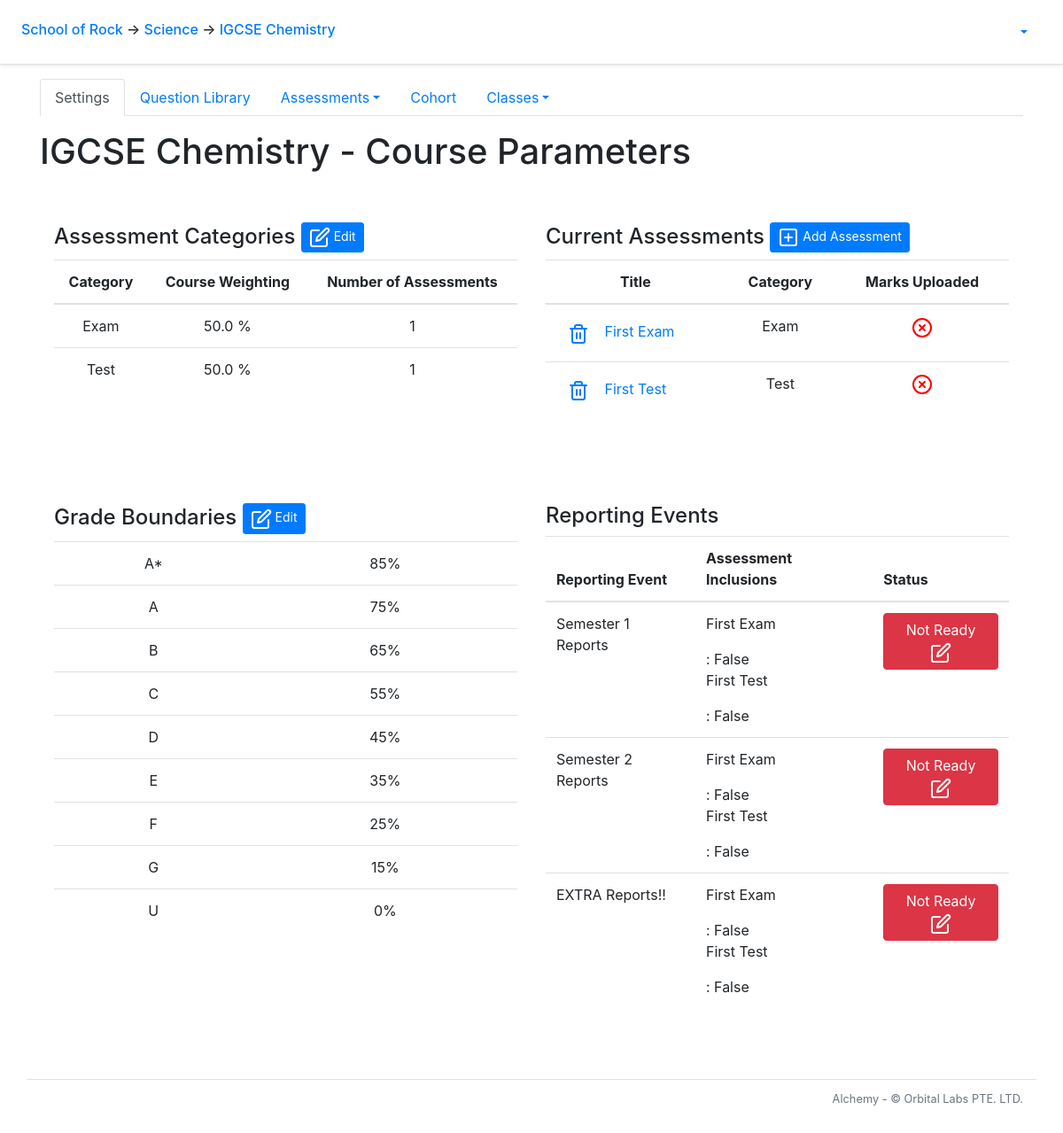
Screenshot of /course/2/ with the database file from the repository.
### alchemy/models.py (models this page shows, shortened)
class School(db.Model):
    __tablename__ = 'school'
    id = db.Column(db.Integer, primary_key=True)
    name = db.Column(db.String(50))
    departments = db.relationship('Department', backref='school')
    snapshots = db.relationship('Snapshot', backref='school')

class Department(db.Model):
    __tablename__ = 'department'
    id = db.Column(db.Integer, primary_key=True)
    name = db.Column(db.String(50))
    school_id = db.Column(db.Integer, db.ForeignKey('school.id'))
    courses = db.relationship('Course', backref='department')

class Course(db.Model):
    __tablename__ = 'course'
    id = db.Column(db.Integer, primary_key=True)
    name = db.Column(db.String(20), nullable=False)
    department_id = db.Column(db.Integer, db.ForeignKey('department.id'))
    questions = db.relationship('Question', backref = 'q_course')
    tags = db.relationship('Tag', backref='tag_course')
    clazzes = db.relationship('Clazz', backref='course')
    papers = db.relationship('Paper', backref='course')
    grade_levels = db.relationship('GradeLevel', backref='grade_levels')
    assessment_categories = db.relationship('AssessmentCategory', backref='assessment_categories')
    checkpoints = db.relationship('Checkpoint', backref='course')
    def order_grade_levels(self):
        self.grade_levels.sort(key=lambda x: x.lower_bound,  reverse = True)

class AssessmentCategory(db.Model):
    __tablename__ = 'assessment_category'
    id = db.Column(db.Integer, primary_key=True)
    name = db.Column(db.String())
    weight = db.Column(db.Float)
    course_id = db.Column(db.Integer, db.ForeignKey('course.id'), nullable=False)
    papers = db.relationship('Paper', back_populates='category')

class Paper(db.Model):
    __tablename__ = 'paper'
    id = db.Column(db.Integer, primary_key=True)
    title = db.Column(db.String(50), nullable=False)
    scores = db.relationship('Score', backref='paper')
    paper_questions = db.relationship('PaperQuestion',
            order_by='PaperQuestion.order_number',
            collection_class=ordering_list('order_number', count_from=1))
    course_id = db.Column(db.Integer, db.ForeignKey('course.id'))
    category_id = db.Column(db.Integer, db.ForeignKey('assessment_category.id'), nullable=False)
    category = db.relationship('AssessmentCategory', back_populates='papers')
    checkpoints = db.relationship('Checkpoint', secondary=checkpoints_papers, back_populates='papers')
    @sqlalchemy.orm.reconstructor
    def __paper_construct__(self):
        self.build_profile()
    def build_profile(self):
        self.profile = paper_profile.PaperProfile()
        self.profile.total_questions = len(self.paper_questions)
        tag_list = []
        if self.profile.total_mc_questions > 0:
            self.profile.has_mc_questions = True
        if self.profile.total_points != 0:
            self.profile.mcq_points_norm_ratio = round(self.profile.total_mc_points/self.profile.total_points*100, 1)
            self.profile.oaq_points_norm_ratio = round(self.profile.total_oa_points/self.profile.total_points*100, 1)
        for tag in tag_list:
            new_tag_profile = paper_profile.build_tag_profile(self, tag)
            new_tag_profile.calculate_q_percentage(self.profile)
            new_tag_profile.calculate_p_percentage(self.profile)
            self.profile.tag_profile_list.append(new_tag_profile)
    def check_clazz_scores(self, clazz):
        clazz_id = clazz.id
        scores = Score.query.filter_by(paper_id = self.id).all()
        clazz_scores = []
        for score in scores:
            student_id = score.student_id
            student = Student.query.get_or_404(student_id)
            if clazz in student.clazzes:
                clazz_scores.append(score)
        for score in clazz_scores:
            if score == None:
                return False
            else:
                return True
    def has_all_scores(self):
        has_all_scores = True
        for clazz in self.course.clazzes:
            if not self.check_clazz_scores(clazz):
                has_all_scores = False
        return has_all_scores

class GradeLevel(db.Model):
    __tablename__ = 'grade_level'
    id = db.Column(db.Integer, primary_key=True)
    grade = db.Column(db.String())
    lower_bound = db.Column(db.Integer)
    upper_bound = db.Column(db.Integer)
    course_id = db.Column(db.Integer, db.ForeignKey('course.id'), nullable=False)

class Checkpoint(db.Model):
    __tablename__ = 'checkpoint'
    id = db.Column(db.Integer, primary_key=True)
    course_id = db.Column(db.Integer, db.ForeignKey('course.id'))
    snapshot_id = db.Column(db.Integer, db.ForeignKey('snapshot.id'))
    papers = db.relationship('Paper', secondary=checkpoints_papers, back_populates='checkpoints')
    def is_ready(self):
        is_ready = True
        for paper in self.papers:
            if not paper.has_all_scores():
                is_ready = False
        return is_ready

class Snapshot(db.Model):
    __tablename__ = 'snapshot'
    id = db.Column(db.Integer, primary_key=True)
    name = db.Column(db.String(50), nullable=False)
    checkpoints = db.relationship('Checkpoint', backref='snapshot')
    school_id = db.Column(db.Integer, db.ForeignKey('school.id'))
    is_published = db.Column(db.Boolean)
    db.session.commit()

### alchemy/views/course.py (the view)
@bp_course.route('/')
@auth_manager.require_group
def index():
    g.course.order_grade_levels()
    return flask.render_template('course/index.html')

### alchemy/auth_manager.py (called while the page is built)
def auth_enabled():
    return False

def require_group(func):
    @functools.wraps(func)
    def deco(*args, **kwargs):
        if not auth_enabled():
            g.current_user = None
        elif flask_jwt_extended.verify_jwt_in_request(optional=True):
            g.current_user = flask_jwt_extended.get_current_user()
        else:
            flask.abort(401)
        return func(*args, **kwargs)
    return deco

### alchemy/views/clazz.py (called while the page is built)
@bp_clazz.url_defaults
def url_defaults(endpoint, values):
    if 'clazz_id' not in values:
        values['clazz_id'] = g.clazz.id

### alchemy/views/course.py (called while the page is built)
@bp_course.url_value_preprocessor
def url_value_preprocessor(endpoint, values):
    g.course = models.Course.query.get_or_404(values.pop('course_id'))
    g.department = models.Department.query.get_or_404(g.course.department_id)
    g.school = models.School.query.get_or_404(g.department.school_id)

@bp_course.url_defaults
def url_defaults(endpoint, values):
    if 'course_id' not in values:
        values['course_id'] = g.course.id

@bp_course.before_request
def before_request():
    if 'html_title' not in g:
        g.html_title = f'Course - {g.course.name}'

### alchemy/views/department.py (called while the page is built)
@bp_department.url_defaults
def bp_department_url_defaults(endpoint, values):
    if 'department_id' not in values:
        values['department_id'] = g.department.id

### alchemy/views/paper.py (called while the page is built)
@bp_paper.url_defaults
def url_defaults(endpoint, values):
    if 'paper_id' not in values:
        values['paper_id'] = g.paper.id if 'paper' in g else 0

### alchemy/views/school.py (called while the page is built)
@bp_school.url_defaults
def bp_school_url_defaults(endpoint, values):
    if 'school_id' not in values:
        values['school_id'] = g.school.id

### alchemy/templates/course/index.html (shortened to what this page needs)
{% extends "course/course_layout.html" %}
{% block course_main_content %}
<main role="main">
  <h1 class="my-3">{{ g.course.name }} - Course Parameters</h1>
  {% import "course/assessment_categories_form_macro.html" as categories_form %}
  <br>
  <div class="profile">
    <div class='left-col'>
      <h4>Assessment Categories <button type="button" class="btn btn-primary btn-sm" data-toggle="modal" data-target="#categories_modal">
        <span data-feather="edit"></span>
        <a>Edit</a></button></h4>
      <table class="table table-hover text-center">
        <thead>
          <th>Category</th>
          <th>Course Weighting</th>
          <th>Number of Assessments</th>
        </thead>
        {% for category in g.course.assessment_categories %}
          <tr>
            <td>{{ category.name }}</td>
            <td>{{ category.weight }} %</td>
            <td>{{ category.papers | length }}</td>
          </tr>
        {% endfor %}
      </table>
    </div>
    <div class="right-col">
      <h4>Current Assessments <button class="btn btn-primary btn-sm" data-toggle="modal" data-target="#paper_create_modal">
        <span data-feather="plus-square"></span>
        <a>Add Assessment</a></button>
      </h4>
      <table class="table table-hover text-center">
        <thead>
          <th>Title</th>
          <th>Category</th>
          <th>Marks Uploaded</th>
        </thead>
        {% for paper in g.course.papers %}
        <tr>
          <td>
            <div align="left">
              <a class="btn btn-link {{ 'disabled' if paper.scores }}" aria-label="Delete paper" href="{{ url_for('course.paper.remove', paper_id=paper.id) }}">
                <span data-feather="trash-2"></span>
              </a>
              <a href="{{ url_for('course.paper.index', paper_id=paper.id) }}">{{ paper.title }}</a>
            </div>
          </td>
          <td>{{ paper.category.name }}</td>
          {% if paper.has_all_scores() %}
            <td><i class="icon_green" data-feather="check-circle"></i></td>
          {% else %}
            <td><i class="icon_red" data-feather="x-circle"></i></td>
          {% endif %}
        </tr>
        {% endfor %}
      </table>
    </div>
  </div>
  <br>
  {% import "course/grade_levels_form_macro.html" as grades_form %}
  <br>
  <div class="profile">
    <div class="left_col">
      <h4>Grade Boundaries <button type="button" class="btn btn-primary btn-sm" data-toggle="modal" data-target="#grade_level_modal">
        <span data-feather="edit"></span>
        Edit
      </h4>
      <table class="table table-hover text-center">
        {% for grade in g.course.grade_levels %}
          <tr>
            <td>{{ grade.grade }}</td>
            <td>{{ grade.lower_bound }}%</td>
          </tr>
        {% endfor %}
      </table>
    </div>
    <div class="right-col">
      <h4>Reporting Events</h4>
      <table class="table table-hover">
        <thead>
          <th>Reporting Event</th>
          <th>Assessment Inclusions</th>
          <th>Status</th>
        </thead>
        {% import "course/edit_checkpoint_macro.html" as edit_checkpoint %}
        {% if g.course.checkpoints %}
          {% for checkpoint in g.course.checkpoints %}
            <tr>
              <td>{{ checkpoint.snapshot.name }}</td>
              <td>
                {% for paper in checkpoint.papers %}
                  <p>{{ paper.title }}</p>: {{ paper.has_all_scores() }}
                {% endfor %}
              </td>
              <td>
                {% if not checkpoint.is_ready() %}
                  <button data-toggle="modal" data-target="#edit_checkpoint_modal" type="button" class="btn btn-danger" onclick="get_paper_ids({{ checkpoint.id }}, {{ g.course.id }})">Not Ready <span data-feather="edit" ></span></button>
                {% endif %}
              </td>
            </tr>
          {% endfor %}
        {% else %}
          <tr>
            <td></td>
            <td>No Reporting Events</td>
            <td></td>
          </tr>
        {% endif %}
      </table>
    </div>
  </div>
</main>
{% endblock course_main_content %}

### alchemy/templates/layout_start.html (shortened to what this page needs)
<!doctype html>
<html lang="en">
  <head>
      <link rel="stylesheet" href="https://stackpath.bootstrapcdn.com/bootstrap/4.5.0/css/bootstrap.min.css">
      <link rel="stylesheet" type="text/css" href="{{ url_for('static', filename='card-body.css') }}">
    </head>
    <body>
      <div class="p-3 px-md-4 mb-3 bg-white border-bottom shadow-sm">
        <div class="row justify-content-md-center">
          <div class="col d-flex align-items-baseline">
            <h6 class="mt-2 mr-3">
              {% if g.school %}
                <a href = "{{ url_for('school.index', school_id = g.school.id)}}">{{ g.school.name }}</a>
              {% else %}
                <b style="text-align: center;">Welcome to...</b>
              {% endif %}
              {% if g.department %}
                <span>&#8594;</span><a href = "{{ url_for('department.index', department_id = g.department.id) }}"> {{ g.department.name }}</a>
              {% endif %}
              {% if g.course %}
                <span>&#8594;</span><a href = "{{ url_for('course.index', course_id = g.course.id) }}"> {{ g.course.name }}</a>
              {% endif %}
            </h6>
          </div>
          <div class="col-md-auto d-flex align-items-baseline">
            {% if 'current_user' in g %}
            <ul class="nav nav-pills">
              <li class="nav-item dropdown">
                <a class="nav-link dropdown-toggle" data-toggle="dropdown" href="#" role="button" aria-haspopup="true" aria-expanded="false">{{ g.current_user.username }}</a>
              </li>
            </ul>
            {% endif %}
          </div>
        </div>
      </div>

### alchemy/templates/course/index.html (style rules this page uses)
.profile { display: grid; grid-template-columns: 1fr 1fr; }
.profile > div { margin: 1em; }
.left_col { grid-column:1; grid-row:1/2; }
.icon_red { stroke:red; }

### rows the page displays
School: school.name "School of Rock"
Department: department.name "Science"
Course: course.name "IGCSE Chemistry"
AssessmentCategory: name "Exam", weight "50.0", papers|length "1"
AssessmentCategory: name "Test", weight "50.0", papers|length "1"
Paper: title "First Exam", category.name "Exam", has_all_scores "False"
Paper: title "First Test", category.name "Test", has_all_scores "False"
GradeLevel: grade "A*", lower_bound "85"
GradeLevel: grade "A", lower_bound "75"
GradeLevel: grade "B", lower_bound "65"
GradeLevel: grade "C", lower_bound "55"
GradeLevel: grade "D", lower_bound "45"
GradeLevel: grade "E", lower_bound "35"
GradeLevel: grade "F", lower_bound "25"
GradeLevel: grade "G", lower_bound "15"
GradeLevel: grade "U", lower_bound "0"
Checkpoint: snapshot.name "Semester 1 Reports"
Checkpoint: snapshot.name "Semester 2 Reports"
Checkpoint: snapshot.name "EXTRA Reports!!"
